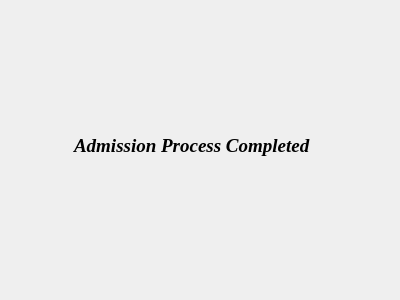
<?xml version="1.0" encoding="UTF-8"?>
<ui version="4.0">
 <class>exit</class>
 <widget class="QDialog" name="exit">
  <property name="geometry">
   <rect>
    <x>0</x>
    <y>0</y>
    <width>400</width>
    <height>300</height>
   </rect>
  </property>
  <property name="windowTitle">
   <string>Dialog</string>
  </property>
  <widget class="QLabel" name="label">
   <property name="geometry">
    <rect>
     <x>70</x>
     <y>60</y>
     <width>301</width>
     <height>171</height>
    </rect>
   </property>
   <property name="font">
    <font>
     <family>Times New Roman</family>
     <pointsize>14</pointsize>
     <weight>75</weight>
     <italic>true</italic>
     <bold>true</bold>
    </font>
   </property>
   <property name="text">
    <string> Admission Process Completed</string>
   </property>
  </widget>
 </widget>
 <resources/>
 <connections/>
</ui>
